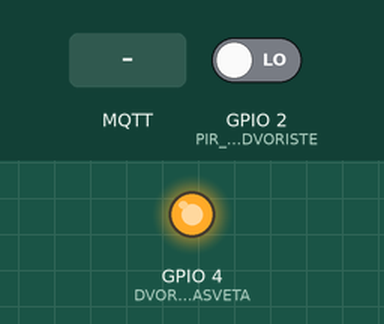
A sketch run on a simulated ESP8266 (NodeMCU). Shown: output pins drawn as LEDs (lit = HIGH). The inputs (shaded band) are chosen by the test bench; at power-on: GPIO 2 (PIR_TERASA_DVORISTE) LOW. WiFi joins after 1.5 s; servers stay silent unless stated; no MQTT or app messages arrive unless stated; what the sketch prints to the serial monitor is not drawn.

Above: at 2.7 s.
2.8 s: MQTT message "on" arrives on the first subscribed topic
At 4.3 s:
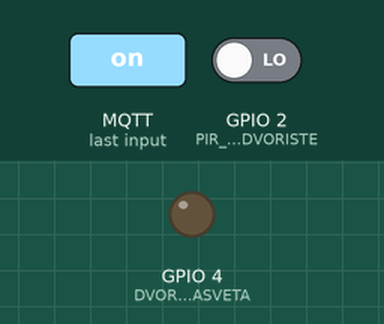
6.0 s: MQTT message "kuca/Dvo/sv1" arrives on the first subscribed topic
At 6.8 s:
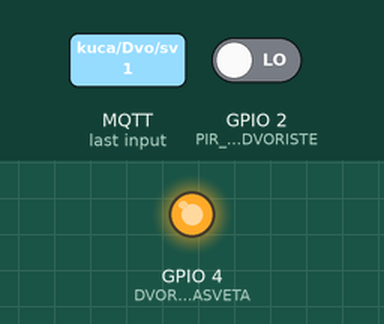
Timing chart, 0 to 9.0 s (numbered marks = the images above; inputs shaded):
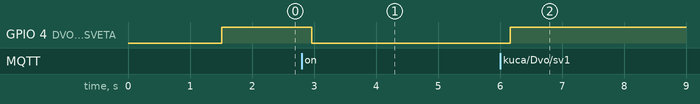

Measured:
- after the input at 2.8 s, GPIO 4 (DVORISNA_RASVETA): HIGH → LOW after 0.17 s
- after the input at 6.0 s, GPIO 4 (DVORISNA_RASVETA): LOW → HIGH after 0.17 s

The sketch:

ESP8266_E12_PIR_TERASA_DVORISTE.ino
```cpp
/*
Pir senzor svetla ispod terase na dvoristu.

MQTT : "kuca/Dvo/PIR"   ---->  OPEN / CLOSE

MAP  :  pir.map

04.08.2016

 Na samom senzoru je i povratna informacija o stanju dvorisne rasvete navezano za PIR senzor !

 Iz nekog razloga ova verzija ne gubi konekciju pretpostavljam da svaki klijent mora imati svoje ime    client.connect("ESP8266ClientPir") !

*/

#include <ESP8266WiFi.h>
#include <PubSubClient.h>


#define DVORISNA_RASVETA       4     //  OUT -   D2
#define PIR_TERASA_DVORISTE    2     //  IN  -   D4

// Update these with values suitable for your network.

const char* ssid = "Zozon";
const char* password = "zozon1978";
const char* mqtt_server = "192.168.1.100";

int channel = 11;


WiFiClient espClient;
PubSubClient client(espClient);


int ko1=1;
int old_ko1=0;


void setup_wifi() {

  delay(10);
  // We start by connecting to a WiFi network
  Serial.println();
  Serial.print("Connecting to ");
  Serial.println(ssid);

  WiFi.begin(ssid, password);

  while (WiFi.status() != WL_CONNECTED) {
    delay(500);
    Serial.print(".");
  }

  Serial.println("");
  Serial.println("WiFi connected");
  Serial.println("IP address: ");
  Serial.println(WiFi.localIP());
}


void callback(char* topic, byte* payload, unsigned int length) {
  int i=0;
  char message_buff[100];

//  Serial.print("Message arrived [");
//  Serial.print(topic);
//  Serial.print("] ");

  for (int i = 0; i < length; i++) {
       message_buff[i] = (char)payload[i];
//     Serial.print((char)payload[i]);
    }
   payload[length] = '\0';
   String strPayload = String((char*)payload);

//   Serial.println("");
//   Serial.print(String((char*)topic));
//   Serial.print("[");
//   Serial.print(strPayload);
//   Serial.println("]");


  if (String((char*)topic) == "kuca/Dvo/sv1") {         // Dvorisna rasveta
      if (strPayload == "on") {
        digitalWrite(DVORISNA_RASVETA,LOW);
        Serial.println("Ukljuceno je svetlo na dvoristu");
                              }
       else       {
        digitalWrite(DVORISNA_RASVETA,HIGH);
        Serial.println("Iskljuceno je svetlo na dvoristu");
                  }
 }

}

void reconnect() {
  // Loop until we're reconnected
  while (!client.connected()) {
    Serial.print("Attempting MQTT connection...");
    // Attempt to connect
    if (client.connect("ESP8266ClientPir")) {
      Serial.println("connected");
      // Once connected, publish an announcement...
      client.publish("PIR_ESP8266", "hello world");
      // ... and resubscribe
      client.subscribe("kuca/Dvo/sv1");
    } else {
      Serial.print("failed, rc=");
      Serial.print(client.state());
      Serial.println(" try again in 5 seconds");
      // Wait 5 seconds before retrying
      delay(5000);
    }
  }
}

void setup() {


  Serial.begin(115200);
  setup_wifi();
  client.setServer(mqtt_server, 1883);
  client.setCallback(callback);

  pinMode(DVORISNA_RASVETA,OUTPUT);              // Dvorisna rasveta
  pinMode(PIR_TERASA_DVORISTE,INPUT_PULLUP);     // Senzor za svetlo

// inicijalizacija izlaza

  digitalWrite(DVORISNA_RASVETA,HIGH);

}

void loop() {

  if (!client.connected()) {
    reconnect();
        }

  client.loop();

  int ko1 = digitalRead(PIR_TERASA_DVORISTE);
  if (old_ko1 != ko1 ) {
     if ( ko1 == 1)   { client.publish("kuca/Dvo/PIR", "CLOSED");
     Serial.println("PIR je CLOSED");
     }

     else           {  client.publish("kuca/Dvo/PIR", "OPEN");

                        Serial.println("PIR je OPEN");
     }
  }
     old_ko1 = ko1;

  delay(200);

}
```
